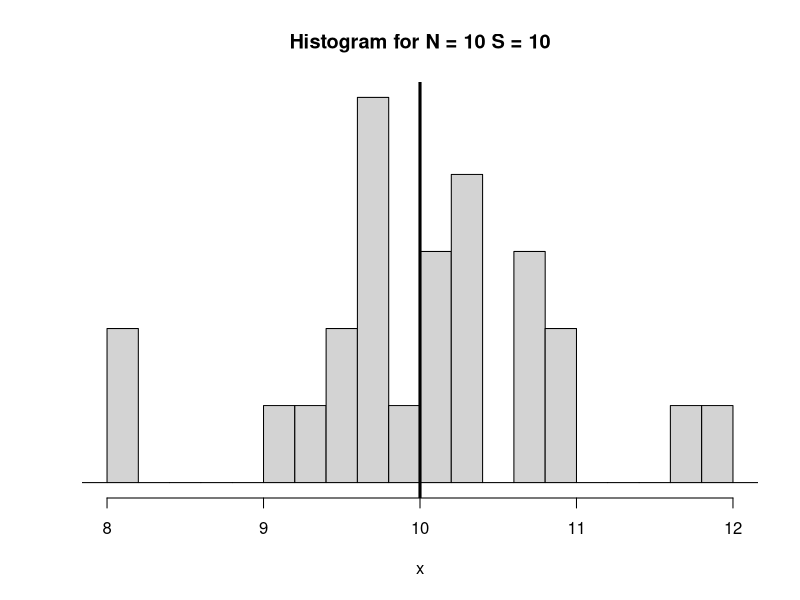
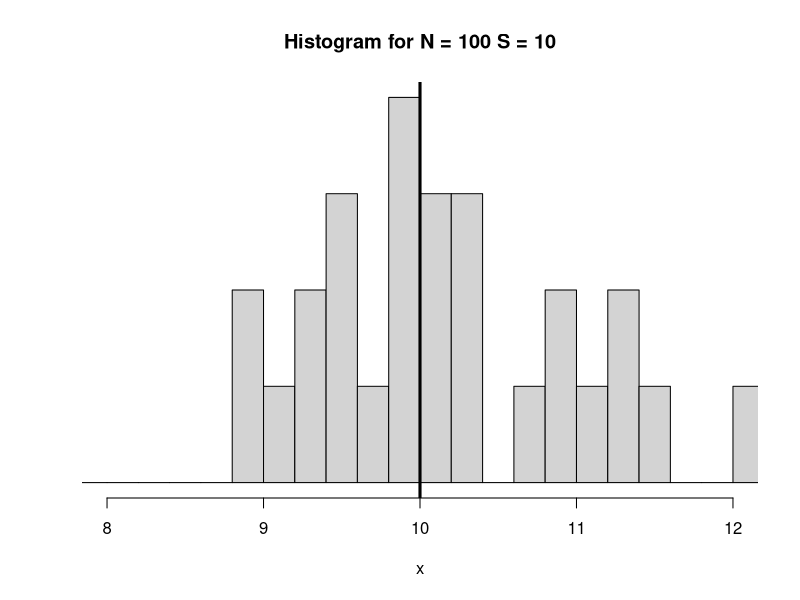
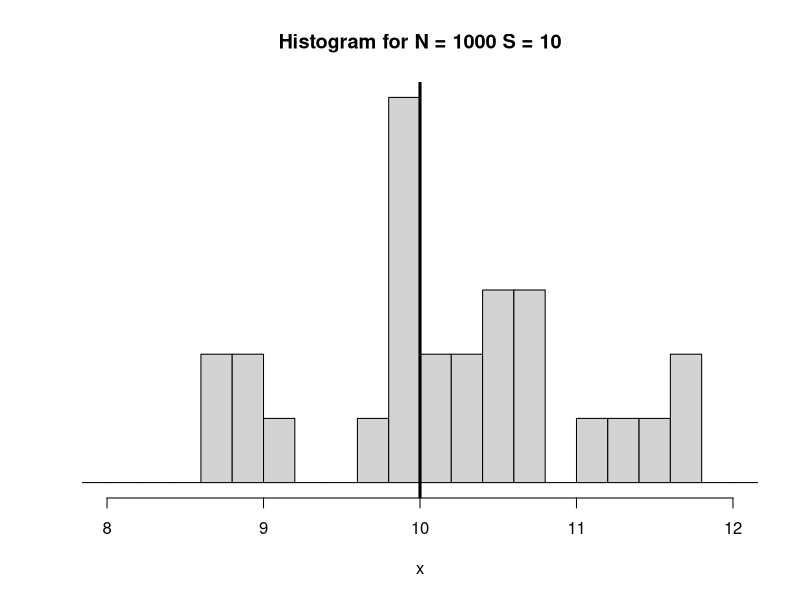
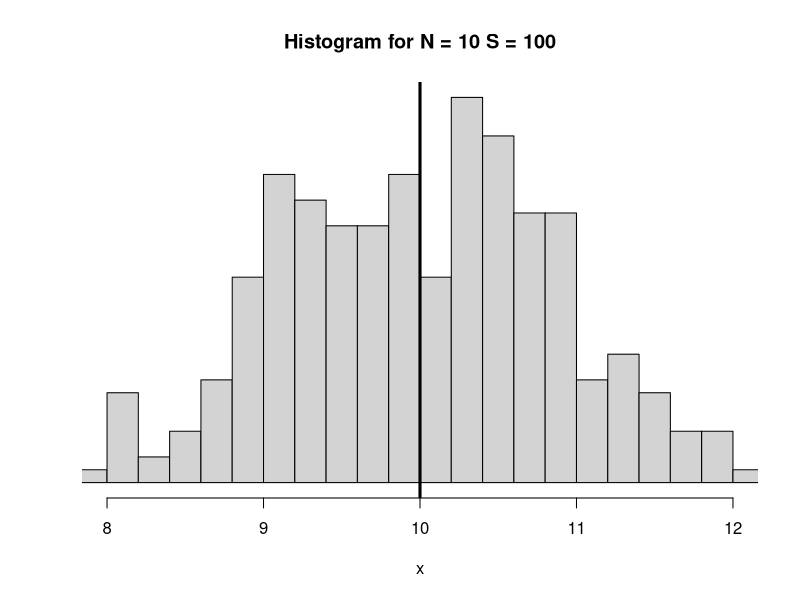
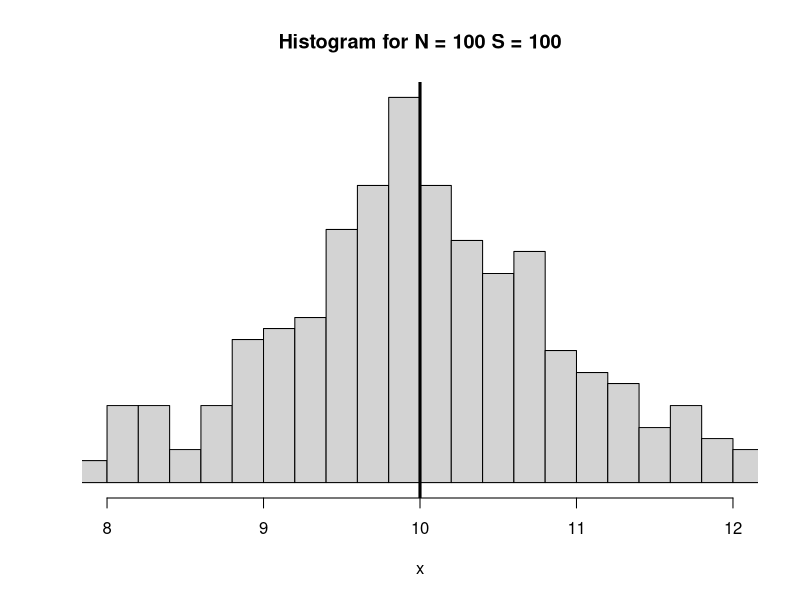
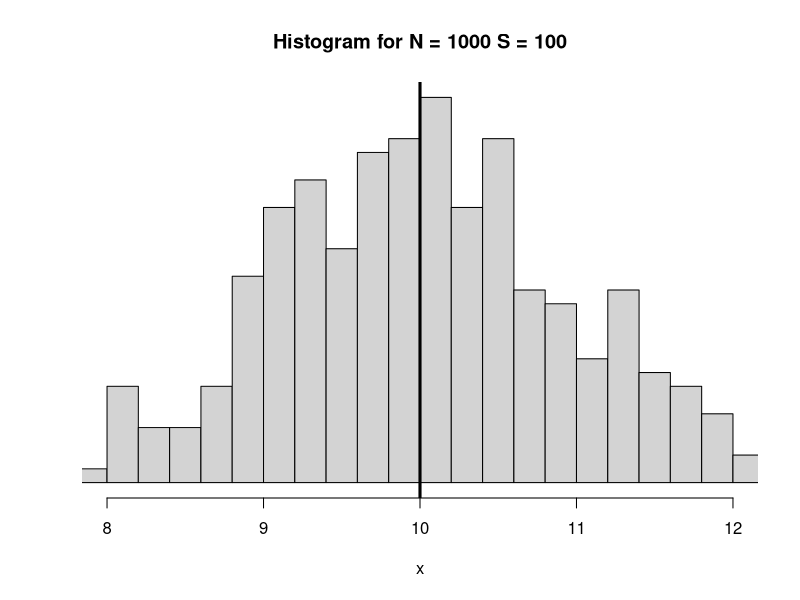
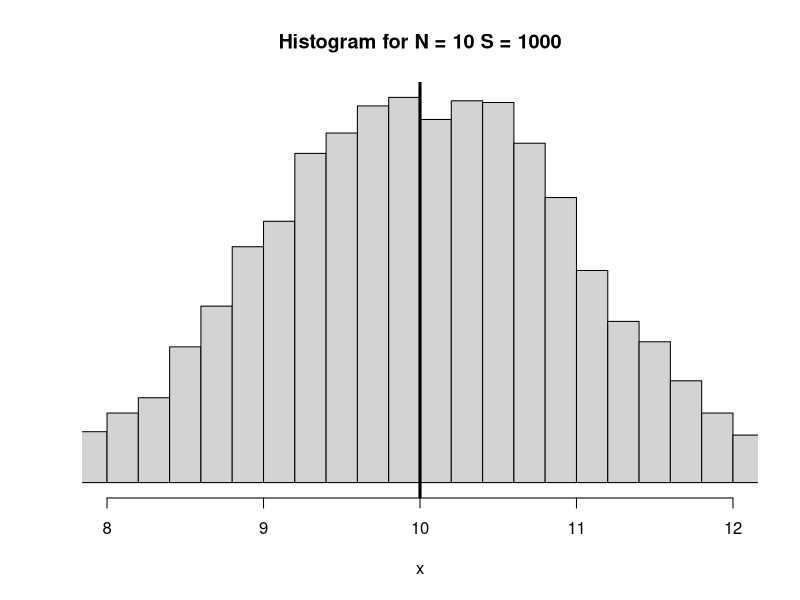
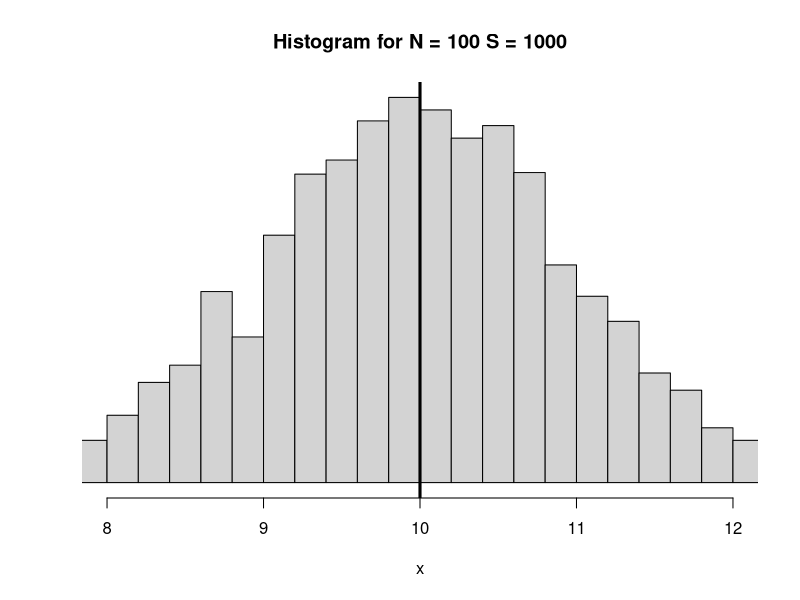

The R source for these figures, in order:
## ---- chunk 1
knitr::opts_chunk$set(echo = TRUE)


## ---- chunk 2

n <- c(10, 100, 1000)
iteration <- c(10, 100, 1000)



for (i in iteration) {
  for (j in n) {
    x <- replicate(i, rnorm(n, mean = 10, sd = 1))
    title = paste("Histogram for N =", j, "S =", i) 
    plt = hist(x, breaks = 30, xlim = c(8,12), yaxt = "n", ylab = NULL, main = title)
    abline(v = 10, lwd = 3)
    plt
  }
}
## ---- chunk 3
f <- function(x) {exp(-x) * sin(x)}

sam_5_2 <- runif(100000,2,5)

result <- f(sam_5_2)

answer <- 3 * mean(result)
answer

integrate(f, 2, 5)
## ---- chunk 4
set.seed(10825)
## ---- chunk 5

beta <- matrix(c(0.5, -2.2, 1), nrow = 1000, ncol = 3, byrow = T)
sigma <- sqrt(1.5)

dat <- read.csv("./data/xmat.csv")
n <- dim(dat) 
X <- data.matrix(dat)




e <- rnorm(1000, mean = 0, sd = sigma)

for (i in 1:1000){
  sim_y <- rowSums(beta*X) +1 + e[1]
}

dat$y <- sim_y 

fit <- lm(y ~ X1 + X2 + X3, data = dat)
summary(fit)
## ---- chunk 6
library(haven)




